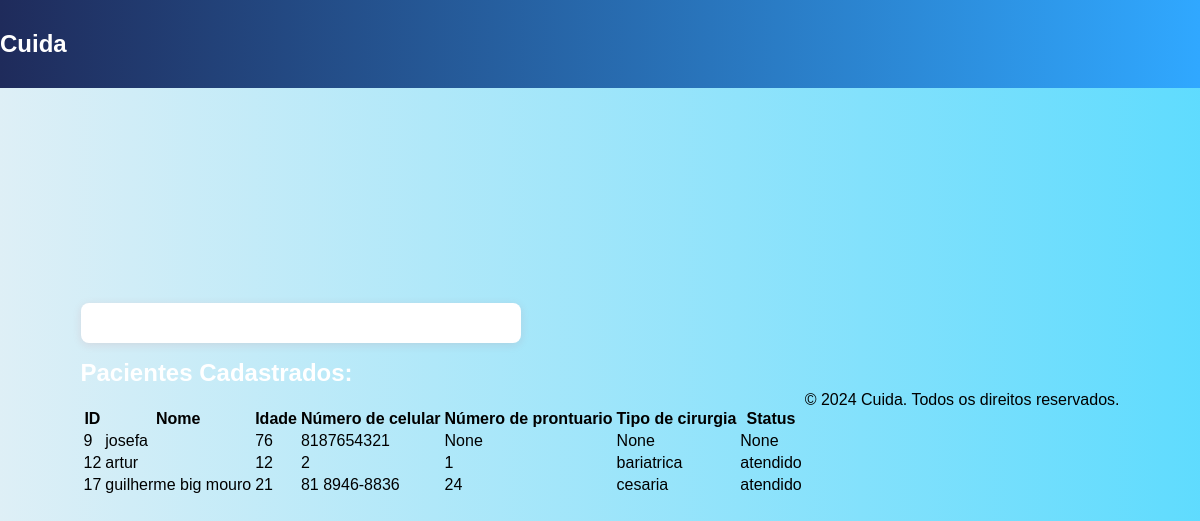
/pacientes/, run on an earlier commit of the app's database.
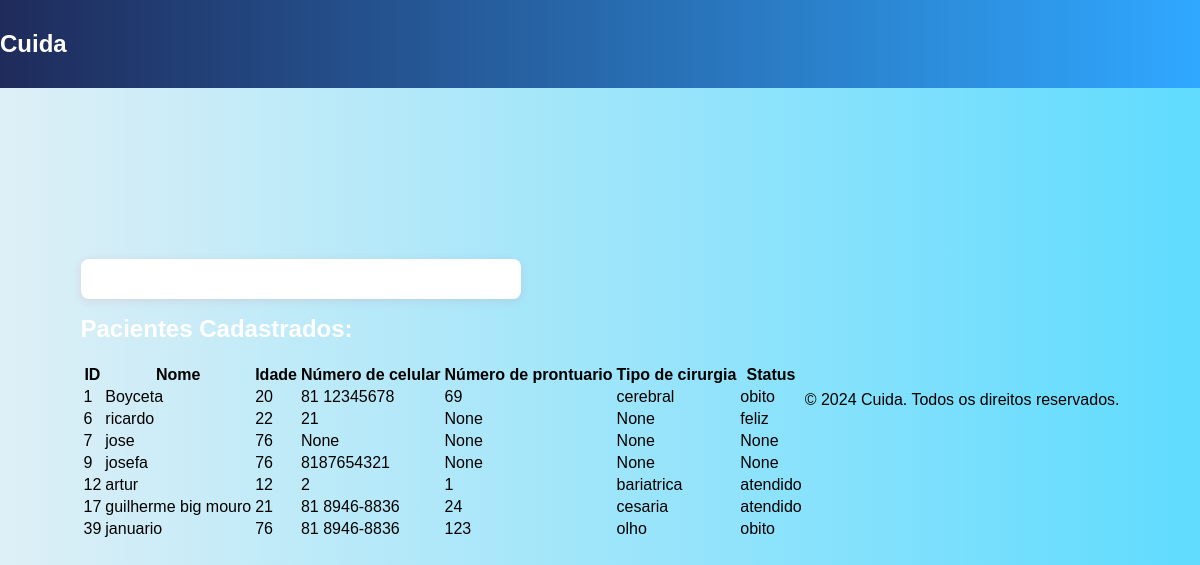
And on a later commit of the database.
### app_cuida/models.py (models this page shows, shortened)
class Paciente(models.Model):
    id_paciente = models.AutoField(primary_key=True)
    nome = models.CharField(max_length=25, null=True, blank=True)
    idade = models.IntegerField(null=True, blank=True)
    numero_celular = models.CharField(max_length=15, null=True, blank=True)
    numero_prontuario = models.CharField(max_length=15, null=True, blank=True)
    tipo_cirurgia = models.CharField(max_length=15, null=True, blank=True)
    status = models.CharField(max_length=15, null=True, blank=True)

### app_cuida/views.py (the view, shortened to what this page needs)
# urls.py: path('pacientes/', views.pacientes, name='listagem_pacientes'),
def pacientes(request):
    context = {
        'form': PacienteForm(),
        'pacientes': Paciente.objects.all(),
    }
    return render(request, 'cadastro/pacientes.html', context)

### app_cuida/templates/cadastro/pacientes.html (shortened to what this page needs)
{% extends 'base/base.html' %}
{% block content %}
<div class="container"></div>
<h1>Pacientes Cadastrados:</h1>
    <table class=" table table-bordered table-striped">
        <tr>
            <th>ID</th>
            <th>Nome</th>
            <th>Idade</th>
            <th>Número de celular</th>
            <th>Número de prontuario</th>
            <th>Tipo de cirurgia</th>
            <th>Status</th>
        </tr>
        {% for paciente in pacientes %}
        <tr>
            <td>{{paciente.id_paciente}}</td>
            <td>{{paciente.nome}}</td>
            <td>{{paciente.idade}}</td>
            <td>{{paciente.numero_celular}}</td>
            <td>{{paciente.numero_prontuario}}</td>
            <td>{{paciente.tipo_cirurgia}}</td>
            <td>{{paciente.status}}</td>
        </tr>
        {% endfor %}
    </table>
{% endblock %}

### app_cuida/templates/base/base.html (shortened to what this page needs)
{% load static %}
<!DOCTYPE html>
<html lang="pt-BR">
<head>
    <link rel="stylesheet" href="{% static 'css/base.css' %}">
</head>
<body>
    <header>
        <nav class="navbar">
            <h1>Cuida</h1>
        </nav>
    </header>
    <main>
        {% block content %}{% endblock %}
    </main>
    <footer>
        <p>© 2024 Cuida. Todos os direitos reservados.</p>
    </footer>
</body>
</html>

### app_cuida/static/css/base.css (style rules this page uses)
body { font-family: Arial, sans-serif; background: linear-gradient(to right, #cbe6f1a2, #30d1fec5); margin: 0; padding: 0; display: flex; justify-content: center; align-items: center; height: 100vh; }
.container { background-color: #fff; padding: 20px; border-radius: 8px; box-shadow: 0 2px 10px rgba(199, 25, 25, 0.1); max-width: 400px; width: 100%; }
h1 { font-size: 24px; margin-bottom: 20px; color: #fff; }
.navbar { position: fixed; top: 0; left: 0; width: 100%; background: linear-gradient(to right, #1f2b5b,#30a8ff); z-index: 1000; padding: 10px 0; color: white; }

What changed in the data, as far as the page shows it:
added Paciente: id_paciente "1", nome "Boyceta", idade "20", numero_celular "81 12345678", numero_prontuario "69", tipo_cirurgia "cerebral", status "obito"
added Paciente: id_paciente "6", nome "ricardo", idade "22", numero_celular "21", numero_prontuario "None", tipo_cirurgia "None", status "feliz"
added Paciente: id_paciente "7", nome "jose", idade "76", numero_celular "None", numero_prontuario "None", tipo_cirurgia "None", status "None"
added Paciente: id_paciente "39", nome "januario", idade "76", numero_celular "81 8946-8836", numero_prontuario "123", tipo_cirurgia "olho", status "obito"
